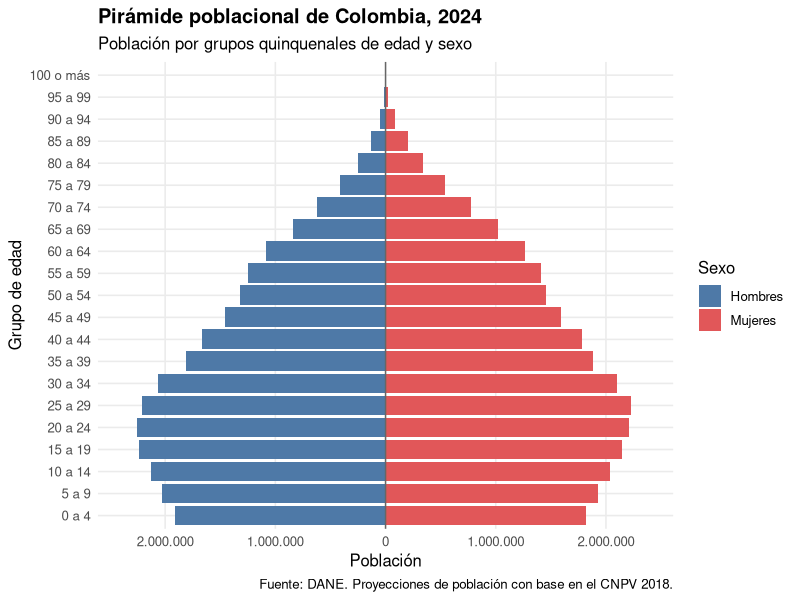
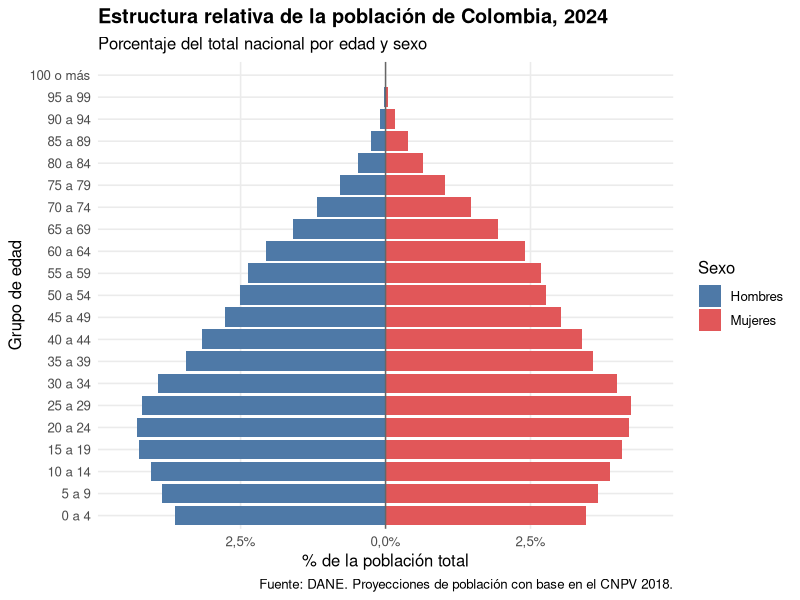

Write the R code that produced these figures, in order.
## ---- chunk 1
knitr::opts_chunk$set(echo = TRUE, message = FALSE, warning = FALSE,
                      fig.width = 8, fig.height = 7, dpi = 120)
## ---- chunk 2
library(tidyverse)  # dplyr, tidyr, ggplot2, ...
library(scales)     # formato de ejes (miles, %)
## ---- chunk 3
pob <- tribble(
  ~grupo_edad,  ~Hombres,  ~Mujeres,
  "0 a 4",       1912912,   1819442,
  "5 a 9",       2030162,   1931204,
  "10 a 14",     2132557,   2034853,
  "15 a 19",     2240958,   2141431,
  "20 a 24",     2259729,   2204813,
  "25 a 29",     2213616,   2228115,
  "30 a 34",     2067083,   2095689,
  "35 a 39",     1811422,   1881453,
  "40 a 44",     1669668,   1786757,
  "45 a 49",     1456889,   1588348,
  "50 a 54",     1319570,   1460445,
  "55 a 59",     1249394,   1410494,
  "60 a 64",     1083463,   1262482,
  "65 a 69",      838077,   1019194,
  "70 a 74",      619962,    772048,
  "75 a 79",      416071,    537323,
  "80 a 84",      252740,    344160,
  "85 a 89",      133572,    200650,
  "90 a 94",       53182,     87623,
  "95 a 99",       14734,     26245,
  "100 o más",      1837,      3386
)

pob
## ---- chunk 4
# Comprobación: ¿coincide el total con la cifra oficial de 2024 (52.613.753)?
sum(pob$Hombres) + sum(pob$Mujeres)
## ---- chunk 5
# Orden correcto de los grupos de edad (de menor a mayor)
niveles_edad <- c("0 a 4","5 a 9","10 a 14","15 a 19","20 a 24","25 a 29",
                  "30 a 34","35 a 39","40 a 44","45 a 49","50 a 54","55 a 59",
                  "60 a 64","65 a 69","70 a 74","75 a 79","80 a 84","85 a 89",
                  "90 a 94","95 a 99","100 o más")

total_pob <- sum(pob$Hombres) + sum(pob$Mujeres)

pob_larga <- pob %>%
  pivot_longer(cols = c(Hombres, Mujeres),
               names_to = "sexo", values_to = "poblacion") %>%
  mutate(
    grupo_edad = factor(grupo_edad, levels = niveles_edad),  # ordena el eje Y
    valor      = if_else(sexo == "Hombres", -poblacion, poblacion),  # hombres a la izquierda
    pct        = poblacion / total_pob * 100,                # % sobre el total
    valor_pct  = if_else(sexo == "Hombres", -pct, pct)
  )

head(pob_larga)
## ---- chunk 6
tope <- max(pob_larga$poblacion) * 1.05  # límite simétrico del eje X

ggplot(pob_larga, aes(x = valor, y = grupo_edad, fill = sexo)) +
  geom_col(width = 0.9) +                              # barras horizontales
  geom_vline(xintercept = 0, color = "grey40") +       # eje central
  scale_x_continuous(
    limits = c(-tope, tope),
    breaks = seq(-2e6, 2e6, by = 1e6),
    labels = function(x) comma(abs(x), big.mark = ".")  # etiquetas siempre positivas
  ) +
  scale_fill_manual(values = c("Hombres" = "#4E79A7", "Mujeres" = "#E15759")) +
  labs(
    title    = "Pirámide poblacional de Colombia, 2024",
    subtitle = "Población por grupos quinquenales de edad y sexo",
    x = "Población", y = "Grupo de edad", fill = "Sexo",
    caption  = "Fuente: DANE. Proyecciones de población con base en el CNPV 2018."
  ) +
  theme_minimal(base_size = 12) +
  theme(panel.grid.minor = element_blank(),
        plot.title = element_text(face = "bold"))
## ---- chunk 7
tope_pct <- max(pob_larga$pct) * 1.05

ggplot(pob_larga, aes(x = valor_pct, y = grupo_edad, fill = sexo)) +
  geom_col(width = 0.9) +
  geom_vline(xintercept = 0, color = "grey40") +
  scale_x_continuous(
    limits = c(-tope_pct, tope_pct),
    labels = function(x) paste0(comma(abs(x), accuracy = 0.1, decimal.mark = ","), "%")
  ) +
  scale_fill_manual(values = c("Hombres" = "#4E79A7", "Mujeres" = "#E15759")) +
  labs(
    title    = "Estructura relativa de la población de Colombia, 2024",
    subtitle = "Porcentaje del total nacional por edad y sexo",
    x = "% de la población total", y = "Grupo de edad", fill = "Sexo",
    caption  = "Fuente: DANE. Proyecciones de población con base en el CNPV 2018."
  ) +
  theme_minimal(base_size = 12) +
  theme(panel.grid.minor = element_blank(),
        plot.title = element_text(face = "bold"))
